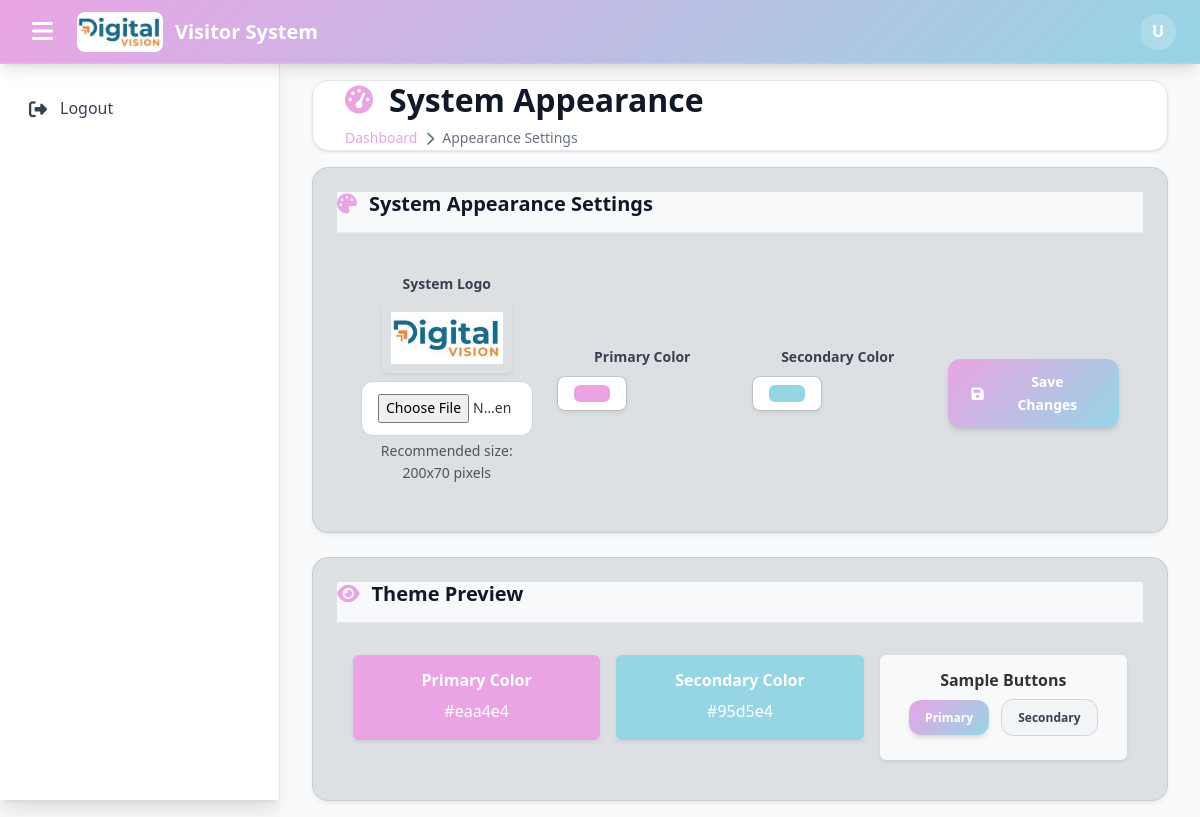
Page /admin/appearance.php on the committed database.
### tables this page shows
CREATE TABLE `system_theme` (
  `id` int(10) NOT NULL,
  `primary_color` varchar(20) DEFAULT '#007bff',
  `secondary_color` varchar(20) DEFAULT '#0056b3',
  `logo_path` varchar(255) DEFAULT NULL
);

### includes/theme.php (called while the page is built, shortened)
<?php
require_once __DIR__ . '/db.php';
$theme = [
    'primary_color' => '#2563eb',
    'secondary_color' => '#1d4ed8',
    'logo_path' => 'assets/default-logo.svg'
];
if ($conn) {
    $res = $conn->query("SELECT primary_color, secondary_color, logo_path FROM system_theme LIMIT 1");
    if ($res && $row = $res->fetch_assoc()) {
        if (!empty($row['logo_path'])) $theme['logo_path'] = $row['logo_path'];
    }
}
function theme_logo() {
    global $theme;
    return $theme['logo_path'];
}
?>

### admin/appearance.php (the view, shortened to what this page needs)
<?php
require '../includes/erp_layout.php';
$theme_query = "SELECT * FROM system_theme LIMIT 1";
$theme_result = $conn->query($theme_query);
$theme = $theme_result->fetch_assoc();
$primary_color = $theme['primary_color'] ?? '#007bff';
$secondary_color = $theme['secondary_color'] ?? '#0056b3';
$system_logo = $theme['logo_path'] ?? 'assets/default-logo.png';
$breadcrumbs = [
    ['title' => 'Dashboard', 'url' => 'dashboard.php', 'icon' => 'tachometer-alt'],
    ['title' => 'Appearance Settings', 'icon' => 'palette']
];
echo erp_header('System Appearance', $breadcrumbs);
?>
<div class="erp-card form-card shadow-sm mb-4" style="max-width: 1200px; margin: 0 auto;">
    <div class="erp-card-header bg-light">
        <h3 class="erp-card-title mb-0">
            <i class="fas fa-palette"></i> System Appearance Settings
        </h3>
    </div>
    <form method="POST" enctype="multipart/form-data" class="p-4">
        <div class="row g-4 align-items-center">
            <div class="col-md-3 text-center">
                <label class="erp-form-label fw-semibold d-block mb-2">System Logo</label>
                <?php if ($system_logo && file_exists("../" . $system_logo)): ?>
                    <img src="../<?php echo $system_logo; ?>" alt="Current Logo" style="max-width: 220px; max-height: 70px;"
                        class="border rounded p-2 mb-2 shadow-sm">
                <?php endif; ?>
                <input type="file" class="erp-form-control" name="system_logo" accept="image/*">
                <small class="text-muted d-block mt-1">Recommended size: 200x70 pixels</small>
            </div>
            <div class="col-md-3 text-center">
                <label class="erp-form-label fw-semibold d-block mb-2">Primary Color</label>
                <input type="color" class="form-control form-control-color border-0 shadow-sm" name="primary_color"
                    value="<?php echo $primary_color; ?>"
                    style="width: 70px; height: 35px; cursor: pointer; border-radius: 6px;">
            </div>
            <div class="col-md-3 text-center">
                <label class="erp-form-label fw-semibold d-block mb-2">Secondary Color</label>
                <input type="color" class="form-control form-control-color border-0 shadow-sm" name="secondary_color"
                    value="<?php echo $secondary_color; ?>"
                    style="width: 70px; height: 35px; cursor: pointer; border-radius: 6px;">
            </div>
            <div class="col-md-3 text-center">
                <label class="erp-form-label d-block mb-2">&nbsp;</label>
                <button type="submit" name="update_system_theme" class="erp-btn erp-btn-primary px-4">
                    <i class="fas fa-save me-2"></i> Save Changes
                </button>
            </div>
        </div>
    </form>
</div>
<div class="erp-card shadow-sm form-card mt-4" style="max-width: 1200px; margin: 0 auto;">
    <div class="erp-card-header bg-light">
        <h3 class="erp-card-title mb-0">
            <i class="fas fa-eye"></i> Theme Preview
        </h3>
    </div>
    <div class="row g-3 p-3">
        <div class="col-md-4">
            <div class="p-3 rounded shadow-sm text-center"
                style="background: <?php echo $primary_color; ?>; color: white;">
                <h6 class="mb-2 fw-semibold">Primary Color</h6>
                <p class="mb-0"><?php echo $primary_color; ?></p>
            </div>
        </div>
        <div class="col-md-4">
            <div class="p-3 rounded shadow-sm text-center"
                style="background: <?php echo $secondary_color; ?>; color: white;">
                <h6 class="mb-2 fw-semibold">Secondary Color</h6>
                <p class="mb-0"><?php echo $secondary_color; ?></p>
            </div>
        </div>
        <div class="col-md-4">
            <div class="p-3 rounded shadow-sm bg-light text-center">
                <h6 class="mb-2 fw-semibold">Sample Buttons</h6>
                <button class="erp-btn erp-btn-primary erp-btn-sm me-2 mb-2">Primary</button>
                <button class="erp-btn erp-btn-secondary erp-btn-sm mb-2">Secondary</button>
            </div>
        </div>
    </div>
</div>
<?php echo erp_footer(); ?>

### includes/erp_layout.php (shortened to what this page needs)
<?php
require_once __DIR__ . '/theme.php';
function erp_header($title, $breadcrumbs = [])
{
    ?>
    <!DOCTYPE html>
    <html lang="en">
    <head>
        <link href="https://cdn.jsdelivr.net/npm/bootstrap@5.3.2/dist/css/bootstrap.min.css" rel="stylesheet">
        <link href="https://cdnjs.cloudflare.com/ajax/libs/font-awesome/6.4.0/css/all.min.css" rel="stylesheet">
        <link href="https://cdn.jsdelivr.net/npm/bootstrap-icons@1.11.1/font/bootstrap-icons.css" rel="stylesheet">
        <link href="https://cdn.datatables.net/1.13.6/css/dataTables.bootstrap5.min.css" rel="stylesheet">
 </head>
    <body>
        <nav class="erp-navbar">
            <button class="erp-navbar-toggle" id="sidebarToggle">
                <i class="fas fa-bars"></i>
            </button>
            <a href="#" class="erp-navbar-brand">
                <img src="../<?php echo theme_logo(); ?>" alt="ERP Logo">
                <span class="d-none d-md-inline">Visitor System</span>
            </a>
    <div class="erp-navbar-actions">
                <div class="erp-user-menu">
                    <div class="erp-user-avatar" onclick="toggleUserMenu()">
                        <?php echo strtoupper(substr($_SESSION['user']['email'] ?? 'U', 0, 1)); ?>
                    </div>
                </div>
            </div>
        </nav>
        <aside class="erp-sidebar" id="sidebar">
            <nav class="erp-sidebar-nav">
                <div class="erp-nav-item">
                    <a href="../pages/logout.php" class="erp-nav-link">
                        <i class="erp-nav-icon fas fa-sign-out-alt"></i>
                        <span class="erp-nav-text">Logout</span>
                    </a>
                </div>
            </nav>
        </aside>
        <main class="erp-main-content" id="mainContent">
            <div class="erp-content-wrapper">
                <div class="erp-page-header">
                    <h1 class="erp-page-title">
                        <i class="fas fa-<?php echo $breadcrumbs[0]['icon'] ?? 'home'; ?>"></i>
                        <?php echo htmlspecialchars($title); ?>
                    </h1>
                    <?php if (!empty($breadcrumbs)): ?>
                        <nav class="erp-breadcrumb">
                            <?php foreach ($breadcrumbs as $index => $crumb): ?>
                                <?php if ($index > 0): ?>
                                    <i class="fas fa-chevron-right"></i>
                                <?php endif; ?>
                                <?php if (isset($crumb['url'])): ?>
                                    <a
                                        href="<?php echo htmlspecialchars($crumb['url']); ?>"><?php echo htmlspecialchars($crumb['title']); ?></a>
                                <?php else: ?>
                                    <span><?php echo htmlspecialchars($crumb['title']); ?></span>
                                <?php endif; ?>
                            <?php endforeach; ?>
                        </nav>
                    <?php endif; ?>
                </div>
                <?php
                return ob_get_clean();
}
function erp_footer()
{
    ?>
        </div>
        </main>
    </body>
    </html>
    <?php
    return ob_get_clean();
}
?>

### admin/appearance.php (style rules this page uses)
.erp-card.form-card { background-color: #dde0e2ff; border: 1px solid #ccc; color: #333; }
input[type="color"] { vertical-align: middle; }

### rows in the picture
system_theme: logo_path (picture), primary_color "#eaa4e4", secondary_color "#95d5e4"

### other values in the picture
substr($_SESSION['user']['email'] ?? 'U', 0, 1) "U"
$title "System Appearance"
$crumb['title'] "Dashboard"
$crumb['title'] "Appearance Settings"
